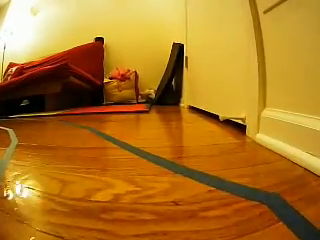
#> input picture frame 22 of test1.mp4, 320 x 240 px
$ python test_drive_obstacle.py
#> lines starting #> are read from the running program, lines starting #| are printed output that depends on the picture; after the words box and inside, x2 and y2 are one past the last pixel; in counts of white or black regions, pixels touching at a corner belong together
import cv2
import numpy as np
import math

def extract_edges(frame):
    # change image to hsv for masking
    hsv = cv2.cvtColor(frame, cv2.COLOR_BGR2HSV)

    # get only the blue pixels
    lower_blue = np.array([60, 40, 40])
    upper_blue = np.array([150, 255, 255])
    mask = cv2.inRange(hsv, lower_blue, upper_blue)

    # extract edges from lines
    edges = cv2.Canny(mask, 200, 400)    # change to contour detection later

    return edges

def crop_image(edges):
    height, width = edges.shape
    mask = np.zeros_like(edges)

    # only focus bottom half of the screen
    polygon = np.array([[
        (0, height * 1 / 2),
        (width, height * 1 / 2),
        (width, height),
        (0, height),
    ]], np.int32)

    # wtf is this???
    cv2.fillPoly(mask, polygon, 255)
    cropped_edges = cv2.bitwise_and(edges, mask)
    return cropped_edges


def detect_line_segments(cropped_edges):
    # tuning min_threshold, minLineLength, maxLineGap is a trial and error process by hand
    rho = 1  # distance precision in pixel, i.e. 1 pixel
    angle = np.pi / 180  # angular precision in radian, i.e. 1 degree
    min_threshold = 10  # minimal of votes

    line_segments = cv2.HoughLinesP(cropped_edges, rho, angle, min_threshold, np.array([]), minLineLength=8, maxLineGap=4)
    try:
        len(line_segments)
        print("yes")
        return line_segments
    except:
        return []


def calculate_slope_intercept(frame, line_segments):
    height, width, ch = frame.shape
    lane_lines = []

    left_line = []
    right_line = []

    # bound is 2/3
    bound = 1/3
    left_bound = width * (1 - bound)
    right_bound = width * bound

    for line in line_segments:
        # points that make up the line segments
        x1, y1, x2, y2 = line[0]

        # skip vertical line
        if x1 == x2:
            print("Vertical Line")
            continue

        fit = np.polyfit((x1, x2), (y1, y2), 1)
        slope = fit[0]
        intercept = fit[1]

        # check if left line is within bounds
        if slope < 0:
            if x1 < left_bound and x2 < left_bound:
                left_line.append((slope, intercept))
        # check if right line is within bounds
        else:
            if x1 > right_bound and x2 > right_bound:
                right_line.append((slope, intercept))

    left_avg = np.average(left_line, axis=0)
    right_avg = np.average(right_line, axis=0)

    if len(left_line) > 0:
        lane_lines.append(get_end_points(frame, left_avg))

    if len(right_line) > 0:
        lane_lines.append(get_end_points(frame, right_avg))

    return lane_lines

# helper function for slope intercept
def get_end_points(frame, line_fit):
    height, width, _ = frame.shape
    slope, intercept = line_fit
    y1 = height  # bottom of the frame
    y2 = int(y1 * 1 / 2)  # make points from middle of the frame down

    # bound the coordinates within the frame
    x1 = max(-width, min(2 * width, int((y1 - intercept) / slope)))
    x2 = max(-width, min(2 * width, int((y2 - intercept) / slope)))
    return [[x1, y1, x2, y2]]

def detect_lane(frame):
    edges = extract_edges(frame)
    cropped_edges = crop_image(edges)
    line_segments = detect_line_segments(cropped_edges)

    if len(line_segments) == 0:
        print("no lane lines")
        return []

    detected_lane = calculate_slope_intercept(frame, line_segments)
    return detected_lane


def get_steering_angle(height, width, lane_lines):
    # two lane lines
    # print(lane_lines.shape)
    # print(lane_lines[1][0], lane_lines[0][0])

    if len(lane_lines) == 2:
        print("two lines detected")
        _, _, left_x2, _ = lane_lines[0][0]
        _, _, right_x2, _ = lane_lines[1][0]
        mid = int(width / 2)
        x_offset = (left_x2 + right_x2) / 2 - mid
        y_offset = int(height / 2)

    # one lane line
    elif len(lane_lines) == 1:
        print("one line detected")
        x1, _, x2, _ = lane_lines[0][0]
        x_offset = x2 - x1
        y_offset = int(height / 2)

    angle_to_mid_radian = math.atan(x_offset / y_offset)  # angle (in radian) to center vertical line
    angle_to_mid_deg = int(angle_to_mid_radian * 180.0 / math.pi)  # angle (in degrees) to center vertical line
    steering_angle = angle_to_mid_deg + 90  # this is the steering angle needed by front wheel

    return steering_angle


def display_lines(frame, lines, line_color=(0, 255, 0), line_width=5):
    line_image = np.zeros_like(frame)
    if lines is not None:
        for line in lines:
            for x1, y1, x2, y2 in line:
                cv2.line(line_image, (x1, y1), (x2, y2), line_color, line_width)
    line_image = cv2.addWeighted(frame, 0.8, line_image, 1, 1)
    return line_image

def stabilize_steering(previous_angle, current_angle, previous_weight=0.9, current_weight=0.1):
    stabilized_angle = previous_angle * previous_weight + current_angle * current_weight
    return stabilized_angle

def display_heading_line(frame, steering_angle, line_color=(0, 0, 255), line_width=5 ):
    heading_image = np.zeros_like(frame)
    height, width, _ = frame.shape

    # figure out the heading line from steering angle
    # heading line (x1,y1) is always center bottom of the screen
    # (x2, y2) requires a bit of trigonometry

    # Note: the steering angle of:
    # 0-89 degree: turn left
    # 90 degree: going straight
    # 91-180 degree: turn right
    steering_angle_radian = steering_angle / 180.0 * math.pi
    x1 = int(width / 2)
    y1 = height
    x2 = int(x1 - height / 2 / math.tan(steering_angle_radian))
    y2 = int(height / 2)

    cv2.line(heading_image, (x1, y1), (x2, y2), line_color, line_width)
    heading_image = cv2.addWeighted(frame, 0.8, heading_image, 1, 1)

    return heading_image

def test_video(src):
#> called with src = '../images/test1.mp4'
    cap = cv2.VideoCapture(src)
    previous_angle = 0

    # how many angles to output per second (camera has 60fps)
    sensitivity = 5
    frame_counter = 0

    while cap.isOpened():
        ret, frame = cap.read()
#> frame is the input picture: shape (240, 320, 3); mean B, G, R 34.5, 118.3, 175.1
        height, width, ch = frame.shape
#> height = 240; width = 320; ch = 3

        lane_lines = detect_lane(frame)
#> in extract_edges, `hsv = cv2.cvtColor(frame, cv2.COLOR_BGR2HSV)`: hsv: shape (240, 320, 3); mean H, S, V 18.9, 211.4, 175.2
#> in extract_edges, `mask = cv2.inRange(hsv, lower_blue, upper_blue)`:
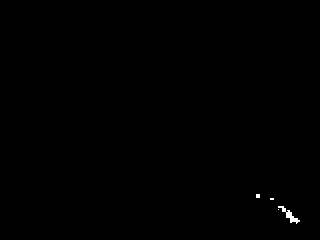
#> mask: shape (240, 320); 0.18% white; 4 white regions (3 under 20 px), largest, box (x1, y1, x2, y2) and area: (278, 206, 300, 224) 114
#> in extract_edges, `edges = cv2.Canny(mask, 200, 400)`:
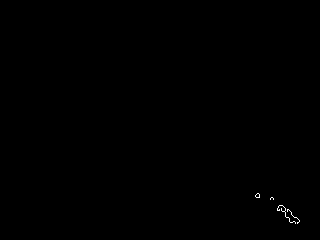
#> edges: shape (240, 320); 0.11% white in thin lines or dots, all inside (x1, y1, x2, y2) = (255, 193, 300, 224)
#> in crop_image, `cv2.fillPoly(mask, polygon, 255)`:
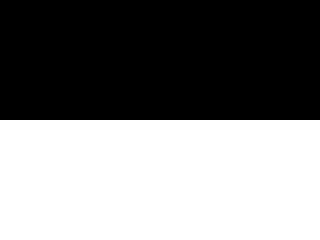
#> mask: shape (240, 320); 50% white; 1 white region, box (x1, y1, x2, y2) and area: (0, 120, 320, 240) 38400
#> in detect_line_segments, `line_segments = cv2.HoughLinesP(cropped_edges, rho, angle, min_thresho..`: line_segments = [[278, 206, 290, 222], [280, 205, 299, 220], [285, 214, 291, 222], [279, 205, 288, 209], [282, 205, 291, 212]]
#> the loop in calculate_slope_intercept, `for line in line_segments:` made 5 passes
#> (x1, y1, x2, y2, slope, intercept) on passes 1 to 5: (278, 206, 290, 222, 1.33, -164.7), (280, 205, 299, 220, 0.789, -16.05), (285, 214, 291, 222, 1.33, -166), (279, 205, 288, 209, 0.444, 81), (282, 205, 291, 212, 0.778, -14.33)
#> after the loop in calculate_slope_intercept, `for line in line_segments:`: left_line = []; right_line = [(1.33, -164.7), (0.789, -16.05), (1.33, -166), (0.444, 81), (0.778, -14.33)]
#> in calculate_slope_intercept, `left_avg = np.average(left_line, axis=0)`: left_avg = nan
#> in calculate_slope_intercept, `right_avg = np.average(right_line, axis=0)`: right_avg = [0.936, -56.01]
#> in get_end_points, `slope, intercept = line_fit`: slope = 0.936; intercept = -56.01
#> in get_end_points, `x1 = max(-width, min(2 * width, int((y1 - intercept) / slope)))`: x1 = 316
#> in get_end_points, `x2 = max(-width, min(2 * width, int((y2 - intercept) / slope)))`: x2 = 188
#> in detect_lane, `detected_lane = calculate_slope_intercept(frame, line_segments)`: detected_lane = [[[316, 240, 188, 120]]]
#> lane_lines = [[[316, 240, 188, 120]]]
        frame_counter += 1

        if (frame_counter % sensitivity == 0):
            if len(lane_lines) > 0:
                steering_angle = get_steering_angle(height, width, lane_lines)

                # TODO: output steering angles based on sensitivity
                previous_angle = stabilize_steering(previous_angle, steering_angle)

                print(steering_angle)
                print(previous_angle)
                # lane_lines_frame = display_lines(frame, lane_lines)

                # if steering_angle is not None:
                heading_line_frame = display_heading_line(frame, previous_angle)
                cv2.imshow('Test v2', heading_line_frame)


        if len(lane_lines) > 0:
            steering_angle = get_steering_angle(height, width, lane_lines)
#> in get_steering_angle, `x1, _, x2, _ = lane_lines[0][0]`: x1 = 316; x2 = 188
#> in get_steering_angle, `x_offset = x2 - x1`: x_offset = -128
#> in get_steering_angle, `angle_to_mid_radian = math.atan(x_offset / y_offset)`: angle_to_mid_radian = -0.818
#> in get_steering_angle, `angle_to_mid_deg = int(angle_to_mid_radian * 180.0 / math.pi)`: angle_to_mid_deg = -46
#> in get_steering_angle, `steering_angle = angle_to_mid_deg + 90`: steering_angle = 44
#> steering_angle = 44

            previous_angle = stabilize_steering(previous_angle, steering_angle)
#> in stabilize_steering, `stabilized_angle = previous_angle * previous_weight + current_angle * ..`: stabilized_angle = 4.4
#> previous_angle = 4.4

            print(steering_angle)
#| 44
            print(previous_angle)
#| 4.4

        if ret == True:
            # cv2.imshow('Vincent is hot', frame)

            if cv2.waitKey(1) == ord('q'):
#> (key q is pressed here)
                break

        else:
            break

    cap.release()
    cv2.destroyAllWindows()


def test_image(src):
    frame = cv2.imread(src)
    lane_lines = detect_lane(frame)
    lane_lines_image = display_lines(frame, lane_lines)

    cv2.imshow("lane lines", lane_lines_image)
    cv2.waitKey(0)

    # closing all open windows
    cv2.destroyAllWindows()

test_video("../images/test1.mp4")
